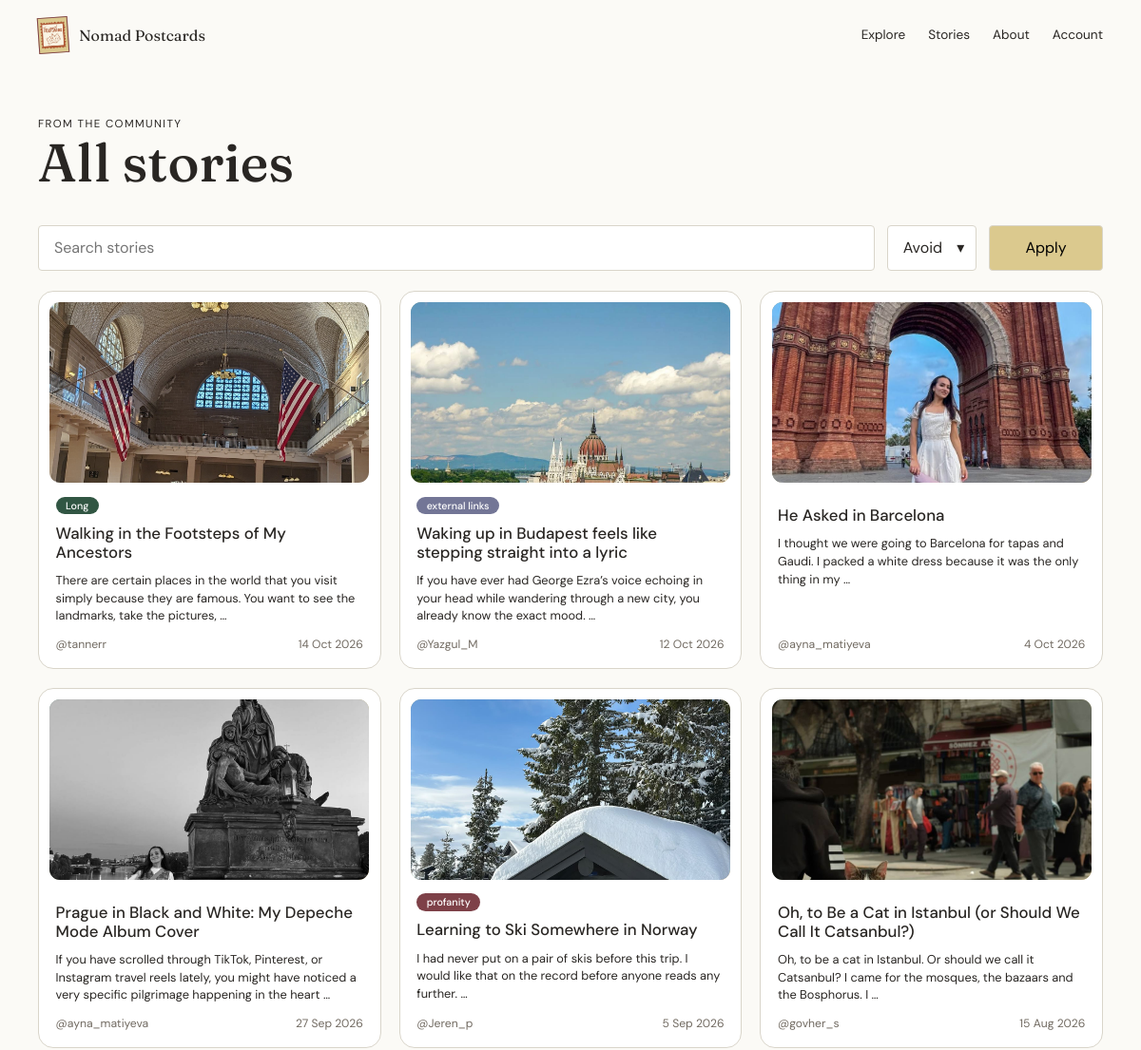
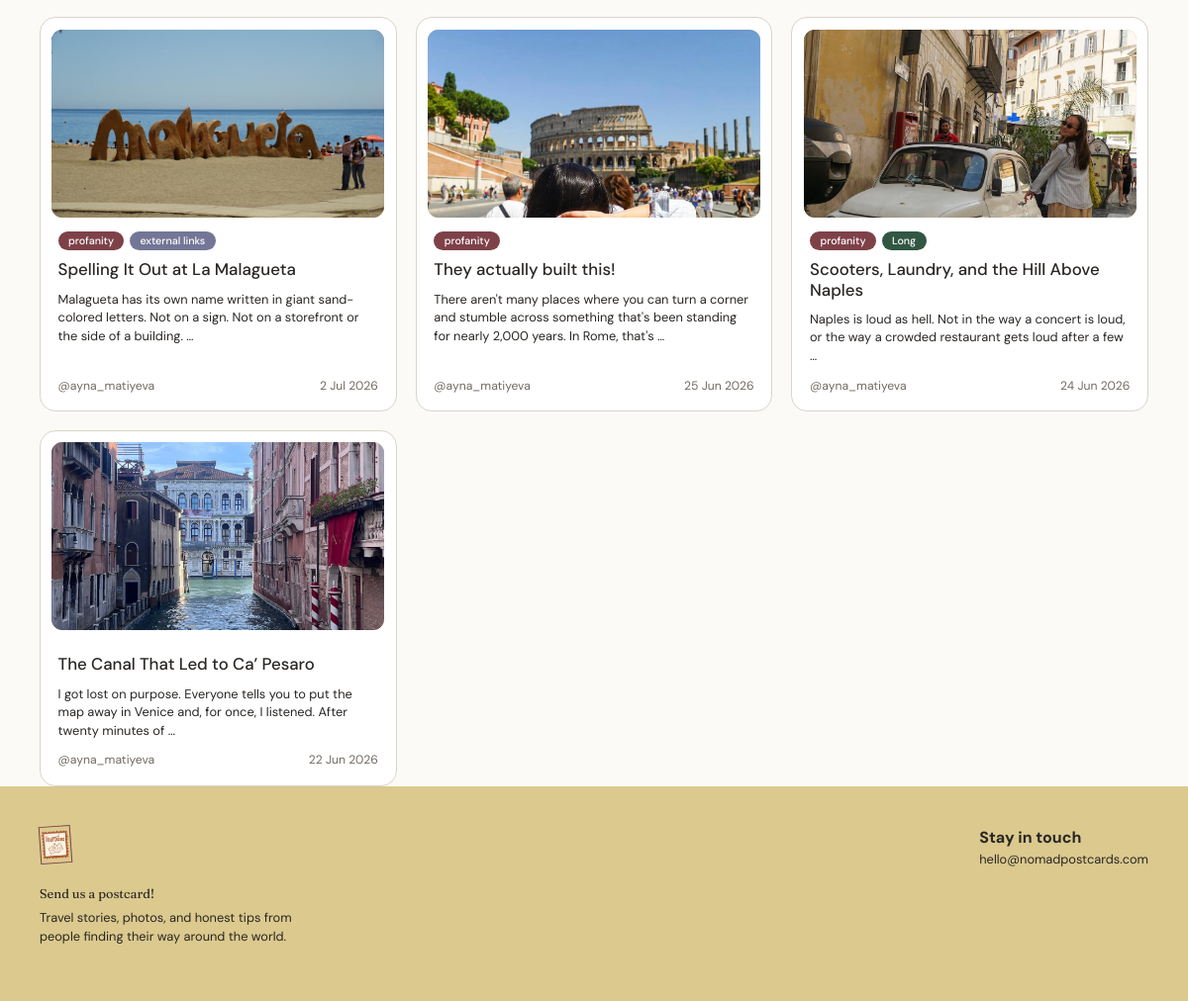
/posts/, run on the app's committed database (2 pictures, top to bottom).
### core/models.py (models this page shows, shortened)
class Post(models.Model):
    class Section(models.TextChoices):
        FOLLOWING = "following", "Following"
        TRENDING = "trending", "Trending"
        NEWBIES = "newbies", "Newbies"
    title = models.CharField(max_length=200)
    slug = models.SlugField(max_length=220, unique=True, blank=True)
    content = models.TextField()
    image = models.ImageField(upload_to="post_images/", blank=True, null=True)
    second_image = models.ImageField(upload_to="post_images/", blank=True, null=True)
    section = models.CharField(max_length=20, choices=Section.choices, default=Section.FOLLOWING)
    author = models.ForeignKey(
        settings.AUTH_USER_MODEL,
        on_delete=models.CASCADE
    )
    created_at = models.DateTimeField(default=timezone.now)
    is_hidden = models.BooleanField(default=False)
    has_explicit_langauge = models.BooleanField(default=False)
    is_long_read = models.BooleanField(default=False)
    has_external_links = models.BooleanField(default=False)
    def get_absolute_url(self):
        return reverse("core:post_detail", kwargs={"slug": self.slug})

### core/views.py (the view)
# urls.py: path("posts/", views.PostListView.as_view(), name="post_list"),
class PostListView(ListView):
	model = Post
	template_name = "core/post_list.html"
	context_object_name = "posts"
	def get_queryset(self):
		self.search_query = self.request.GET.get("q", "").strip()
		self.excluded_labels = self.request.GET.getlist("exclude")
		return searched_posts(self.search_query, self.excluded_labels)
	def get_context_data(self, **kwargs):
		context = super().get_context_data(**kwargs)
		context["search_query"] = self.search_query
		context["excluded_labels"] = self.excluded_labels
		return context

### core/views.py (called while the page is built)
def searched_posts(query="", excluded_labels=None):
	posts = Post.objects.filter(is_hidden=False).order_by("-created_at")
	if query:
		posts = posts.filter(
			Q(title__icontains=query)
			| Q(content__icontains=query)
			| Q(author__username__icontains=query)
		)
	label_fields = {
		"profanity": "has_explicit_langauge",
		"external-links": "has_external_links",
		"long": "is_long_read",
	}
	for label in excluded_labels or []:
		if label in label_fields:
			posts = posts.filter(**{label_fields[label]: False})
	return posts

### core/templates/core/post_list.html (shortened to what this page needs)
{% extends "core/base.html" %}
{% block content %}
<section class="page-heading container">
    <p class="eyebrow">From the community</p>
    <h1>All stories</h1>
</section>
<section class="container feed-section">
    <form class="feed-tools" method="get" action="{% url 'core:post_list' %}">
        <input id="post-search" name="q" type="search" value="{{ search_query }}" placeholder="Search stories">
        <details class="avoid-menu">
            <summary>Avoid</summary>
        </details>
        <button type="submit">Apply</button>
    </form>
    <div class="post-grid">
        {% for post in posts %}
            {% include "core/post_card.html" with post=post %}
        {% empty %}
            <p class="empty-state">No stories have been published yet.</p>
        {% endfor %}
    </div>
</section>
{% endblock %}

### core/templates/core/post_card.html
<article class="post-card">
    <a class="post-card-image" href="{{ post.get_absolute_url }}" aria-label="Read {{ post.title }}">
        {% if post.image %}
            <img src="{{ post.image.url }}" alt="{{ post.title }}">
        {% else %}
            <span class="image-placeholder">{{ post.title|slice:":1" }}</span>
        {% endif %}
    </a>
    <div class="post-card-body">
        <div class="badges">
            {% if post.has_explicit_langauge %}<span class="badge badge-red">profanity</span>{% endif %}
            {% if post.is_long_read %}<span class="badge badge-green">Long</span>{% endif %}
            {% if post.has_external_links %}<span class="badge badge-blue">external links</span>{% endif %}
        </div>
        <h3><a href="{{ post.get_absolute_url }}">{{ post.title }}</a></h3>
        <p class="post-excerpt">{{ post.content|truncatewords:24 }}</p>
        <p class="post-meta">@{{ post.author.username }} <span>{{ post.created_at|date:"j M Y" }}</span></p>
    </div>
</article>

### static/core/css/style.css (style rules this page uses)
:root { --ink: #292623; --paper: #fbfaf6; --green: #60766b; --burgundy: #7e4148; --gold: #dbc98e; --line: #d9d5ca; }
* { box-sizing: border-box; }
body { margin: 0; color: var(--ink); background: var(--paper); font-family: "DM Sans", sans-serif; }
a { color: inherit; text-decoration: none; }
.hero h1, .page-heading h1, .detail-page h1 { font-family: Fraunces, serif; font-size: clamp(2.8rem, 7vw, 5.5rem); line-height: .92; margin: .4rem 0 1rem; }
.eyebrow { font-size: .72rem; letter-spacing: .12em; margin: 0; text-transform: uppercase; }
.feed-section { max-width: none; padding: 0 2.5rem; }
.feed-tools { display: flex; gap: .8rem; margin-bottom: 1.3rem; }
.feed-tools input, .feed-tools button { border: 1px solid var(--line); border-radius: .25rem; padding: .7rem 1rem; }
.feed-tools input { background: #fff; flex: 1; }
.avoid-menu { position: relative; }
.avoid-menu summary { background: #fff; border: 1px solid var(--line); border-radius: .25rem; cursor: pointer; list-style: none; padding: .7rem 2.2rem .7rem 1rem; position: relative; }
.avoid-menu summary::after { content: "▾"; position: absolute; right: .75rem; }
.feed-tools button { background: var(--gold); min-width: 120px; }
.post-grid { display: grid; gap: 1.2rem; grid-template-columns: repeat(3, 1fr); }
.post-card { background: #fff; border: 1px solid var(--line); border-radius: 1rem; display: flex; flex-direction: column; min-width: 0; padding: .7rem; }
.post-card-image { background: linear-gradient(135deg, #7c9b93, #d7b873); border-radius: .7rem; display: block; height: 190px; overflow: hidden; }
.post-card-image img { height: 100%; object-fit: cover; width: 100%; }
.post-card-body { display: flex; flex: 1; flex-direction: column; padding: .9rem .4rem .3rem; }
.post-card-body .badges:not(:empty) { margin-bottom: .6rem; }
.post-card h3 { font-size: 1.05rem; line-height: 1.2; margin: 0; }
.post-meta, .detail-meta { color: #716a61; font-size: .76rem; }
.post-meta { display: flex; justify-content: space-between; margin: 0; }
.post-card .post-meta { margin-top: auto; }
.post-excerpt { font-size: .8rem; line-height: 1.45; margin: .7rem 0; }
.badges { display: flex; flex-wrap: wrap; gap: .35rem; }
.badge { border-radius: 1rem; color: #fff; font-size: .67rem; font-weight: 500; padding: .25rem .65rem; }
.badge-red { background: var(--burgundy); }
.badge-green { background: #315643; }
.badge-blue { background: #737696; }
.page-heading { max-width: none; padding: 3rem 2.5rem 1.5rem; }
.page-heading h1 { font-size: 3.5rem; }

### data on the page
Post: image (picture), is_long_read "Long", title "Walking in the Footsteps of My Ancestors", content "There are certain places in the world that you visit simply because they are famous. You want to see the landmarks, take the pictures, …", author.username "tannerr", created_at "14 Oct 2026"
Post: image (picture), has_external_links "external links", title "Waking up in Budapest feels like stepping straight into a lyric", content "If you have ever had George Ezra’s voice echoing in your head while wandering through a new city, you already know the exact mood. …", author.username "Yazgul_M", created_at "12 Oct 2026"
Post: image (picture), title "He Asked in Barcelona", content "I thought we were going to Barcelona for tapas and Gaudi. I packed a white dress because it was the only thing in my …", author.username "ayna_matiyeva", created_at "4 Oct 2026"
Post: image (picture), title "Prague in Black and White: My Depeche Mode Album Cover", content "If you have scrolled through TikTok, Pinterest, or Instagram travel reels lately, you might have noticed a very specific pilgrimage happening in the heart …", author.username "ayna_matiyeva", created_at "27 Sep 2026"
Post: image (picture), has_explicit_langauge "profanity", title "Learning to Ski Somewhere in Norway", content "I had never put on a pair of skis before this trip. I would like that on the record before anyone reads any further. …", author.username "Jeren_p", created_at "5 Sep 2026"
Post: image (picture), title "Oh, to Be a Cat in Istanbul (or Should We Call It Catsanbul?)", content "Oh, to be a cat in Istanbul. Or should we call it Catsanbul? I came for the mosques, the bazaars and the Bosphorus. I …", author.username "govher_s", created_at "15 Aug 2026"
Post: image (picture), has_explicit_langauge "profanity", has_external_links "external links", title "Spelling It Out at La Malagueta", content "Malagueta has its own name written in giant sand-colored letters. Not on a sign. Not on a storefront or the side of a building. …", author.username "ayna_matiyeva", created_at "2 Jul 2026"
Post: image (picture), has_explicit_langauge "profanity", title "They actually built this!", content "There aren't many places where you can turn a corner and stumble across something that's been standing for nearly 2,000 years. In Rome, that's …", author.username "ayna_matiyeva", created_at "25 Jun 2026"
Post: image (picture), has_explicit_langauge "profanity", is_long_read "Long", title "Scooters, Laundry, and the Hill Above Naples", content "Naples is loud as hell. Not in the way a concert is loud, or the way a crowded restaurant gets loud after a few …", author.username "ayna_matiyeva", created_at "24 Jun 2026"
Post: image (picture), title "The Canal That Led to Ca’ Pesaro", content "I got lost on purpose. Everyone tells you to put the map away in Venice and, for once, I listened. After twenty minutes of …", author.username "ayna_matiyeva", created_at "22 Jun 2026"
